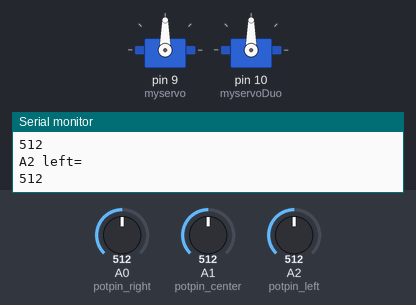
Simulated run of this sketch. Board: Arduino Uno, built with avr-gcc and run on an emulated ATmega328P. Parts: 2 × servo, the last lines printed to the serial monitor. The inputs (shaded band) are chosen by the test bench; at power-on: A0 (potpin_right) = 512, A1 (potpin_center) = 512, A2 (potpin_left) = 512.

Above: at 4.2 s.
4.3 s: A0 (potpin_right) set to 716
At 5.8 s:
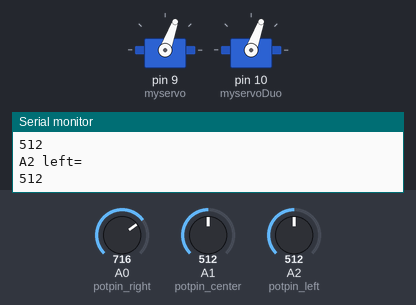
7.7 s: A1 (potpin_center) set to 708
At 10.6 s:
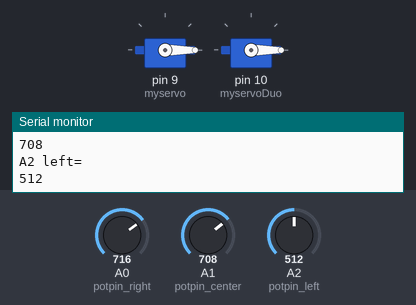
11.1 s: A1 (potpin_center) set to 730
12.6 s: A2 (potpin_left) set to 716
14.2 s: A2 (potpin_left) set to 737
At 17.5 s:
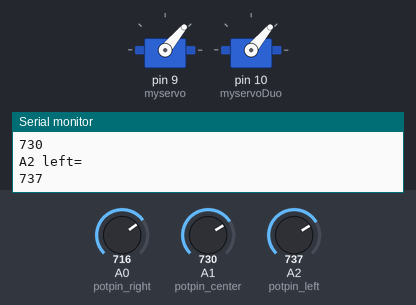
17.6 s: A2 (potpin_left) set to 511
At 18.4 s:
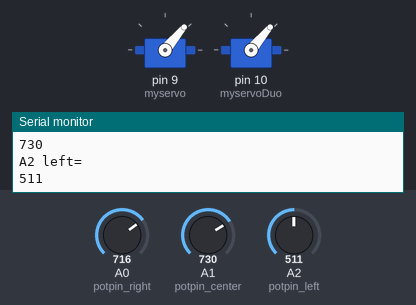
Timing chart, 0 to 20.1 s (numbered marks = the images above; inputs shaded):
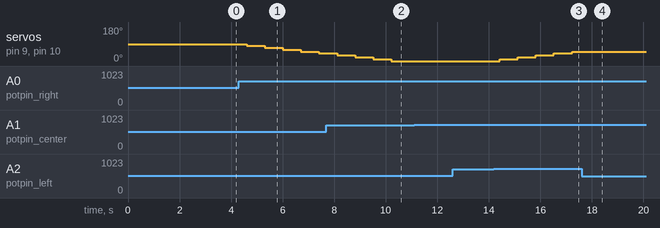

Measured:
- the behaviour switches between 729 and 730 on A2 (potpin_left) (found by bisection; images 2 and 3)
- after the input at 4.3 s, servo on pin 9 (myservo), servo on pin 10 (myservoDuo): moves from 90° to 40° over 2.8 s, starting after 0.30 s
- after the input at 14.2 s, servo on pin 9 (myservo), servo on pin 10 (myservoDuo): moves from 0° to 50° over 2.8 s, starting after 0.22 s
- after the input at 17.6 s, servo on pin 9 (myservo), servo on pin 10 (myservoDuo): stays 50° (without the input it goes to 60° after 0.33 s)

The sketch:

servo-light.ino
```cpp
#include <Servo.h>


Servo myservo;  // create servo object to control a servo
Servo myservoDuo;

int right;    // variable to read the value from the analog pin
int center;
int left;
int servo = 90;
int potpin_right = 0;  // analog pin used to connect the potentiometer
int potpin_center = 1;
int potpin_left = 2;


void setup() {
  myservo.attach(9);  // attaches the servo on pin 9 to the servo object
  myservoDuo.attach(10);
  Serial.begin(9600);
  myservo.write(90);
  myservoDuo.write(90);
  delay(3000);
}

void loop() {
  right = analogRead(potpin_right);            // reads the value of the potentiometer (value between 0 and 1023)
  center = analogRead(potpin_center);
  left = analogRead(potpin_left);
  /*
   * the darker the lower the registered value
  */
  /*printing out the values*/
  Serial.println("A0 right=");
  Serial.println(right);
  Serial.println("\n");
  delay(100);
  Serial.println("A1 center=");
  Serial.println(center);
  Serial.println("\n");
  delay(100);
  Serial.println("A2 left=");
  Serial.println(left);
  Serial.println("\n");
  /*comparison and setting the data to be sent to the servo*/
  if (center > right && center > left) {
  }
  else if(right > left && servo > 0) {
    servo = servo - 10;
  }
  else if(left > right && servo < 180) {
    servo = servo + 10;
  }
  myservo.write(servo);
  myservoDuo.write(servo);
  delay(500);                           // waits for the servo to get there
}
```
